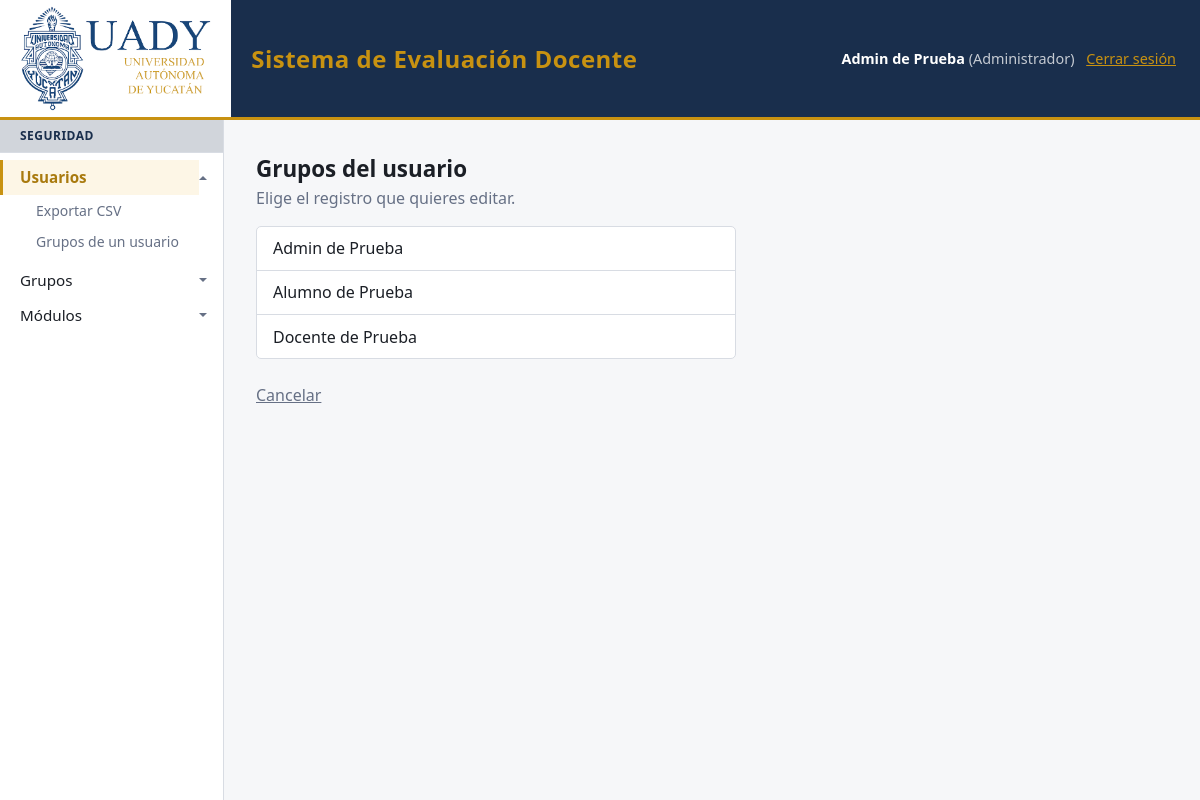
The app's page /index.php?m=usuario/grupos (signed in) with its own data.
### tables this page shows
CREATE TABLE IF NOT EXISTS modulos (
    id INT AUTO_INCREMENT PRIMARY KEY,
    nombre VARCHAR(80) NOT NULL,
    descripcion VARCHAR(255) NULL,
    url VARCHAR(120) NOT NULL UNIQUE,
    categoria VARCHAR(40) NOT NULL,
    orden INT NOT NULL DEFAULT 0,
    creado_en TIMESTAMP DEFAULT CURRENT_TIMESTAMP,
    editado_por VARCHAR(32) NULL DEFAULT NULL,
    FOREIGN KEY (categoria) REFERENCES categorias(nombre)
        ON UPDATE CASCADE ON DELETE RESTRICT
);

CREATE TABLE IF NOT EXISTS usuarios (
    id INT AUTO_INCREMENT PRIMARY KEY,
    usuario VARCHAR(32) NOT NULL UNIQUE,
    nombre VARCHAR(150) NOT NULL,
    correo VARCHAR(150) NOT NULL UNIQUE,
    password_hash VARCHAR(255) NOT NULL,
    creado_en TIMESTAMP DEFAULT CURRENT_TIMESTAMP,
    editado_por VARCHAR(32) NULL DEFAULT NULL
);

### src/components/_render.php (called while the page is built, shortened)
<?php
function componente(string $__nombre, array $__props = []): void
{
    extract($__props, EXTR_SKIP);
    require __DIR__ . '/' . $__nombre . '.php';
}

### src/helpers/modulos.php (called while the page is built, shortened)
<?php
require_once __DIR__ . '/../config/database.php';
function modulos(): array
{
    static $modulos = null;
    return $modulos ??= require __DIR__ . '/../modules.php';
}
function moduloConfig(string $url): array
{
    $modulos = modulos();
    return $modulos[$url];
}
function accesoActual(): array
{
    static $acceso = null;
    if ($acceso !== null) {
        return $acceso;
    }
    $usuarioId = (int) ($_SESSION['usuario']['id'] ?? 0);
    $pdo = getDbConnection();
    $stmt = $pdo->prepare(
        'SELECT MAX(g.es_admin) FROM usuario_grupo ug
         JOIN grupos g ON g.id = ug.grupo_id
         WHERE ug.usuario_id = ?'
    );
    $stmt->execute([$usuarioId]);
    $admin = (int) $stmt->fetchColumn() === 1;
    $stmt = $pdo->prepare(
        'SELECT DISTINCT m.url FROM usuario_grupo ug
         JOIN grupo_modulo gm ON gm.grupo_id = ug.grupo_id
         JOIN modulos m ON m.id = gm.modulo_id
         WHERE ug.usuario_id = ?'
    );
    $stmt->execute([$usuarioId]);
    return $acceso = [
        'admin' => $admin,
        'urls'  => $stmt->fetchAll(PDO::FETCH_COLUMN),
    ];
}
function puede(string $url): bool
{
    $acceso = accesoActual();
    return $acceso['admin'] || in_array($url, $acceso['urls'], true);
}
function accionesDeModulo(string $url): array
{
    $acciones = [];
    foreach (modulos()[$url]['acciones'] ?? [] as $accion) {
        $destino = $accion['modulo'] ?? $url;
        $acciones[] = [
            'etiqueta' => (string) $accion['etiqueta'],
            'href'     => urlModulo($destino, $accion['params'] ?? []),
        ];
    }
    return $acciones;
}
function menuActual(): array
{
    $registro = modulos();
    $menu     = [];
    $filas = getDbConnection()
        ->query('SELECT m.nombre, m.url, m.categoria FROM modulos m
                 JOIN categorias c ON c.nombre = m.categoria
                 ORDER BY c.orden, c.nombre, m.orden, m.nombre')
        ->fetchAll();
    foreach ($filas as $fila) {
        $url = (string) $fila['url'];
        if (!isset($registro[$url]) || !empty($registro[$url]['oculto']) || !puede($url)) {
            continue;
        }
        $menu[(string) $fila['categoria']][] = [
            'nombre'   => (string) $fila['nombre'],
            'url'      => $url,
            'acciones' => accionesDeModulo($url),
        ];
    }
    return $menu;
}
function urlModulo(string $url, array $params = []): string
{
    return '?' . str_replace('%2F', '/', http_build_query(['m' => $url] + $params));
}

### src/crud.php (called while the page is built, shortened)
<?php
require_once __DIR__ . '/config/database.php';
function ident(string $nombre): string
{
    return "`{$nombre}`";
}
function opcionesDe(PDO $pdo, array $destino): array
{
    $cols  = ['id', $destino['muestra']];
    $orden = [ident($destino['muestra'])];
    $sql = 'SELECT ' . implode(', ', array_map('ident', $cols))
        . ' FROM ' . ident($destino['tabla'])
        . ' ORDER BY ' . implode(', ', $orden);
    return $pdo->query($sql)->fetchAll();
}
function e(mixed $valor): string
{
    return htmlspecialchars((string) $valor, ENT_QUOTES, 'UTF-8');
}

### src/config/database.php (called while the page is built, shortened)
<?php
function getDbConnection(): PDO
{
    $host = getenv('DB_HOST') ?: 'localhost';
    $db   = getenv('DB_NAME') ?: 'evaluacion_docente';
    $user = getenv('DB_USER') ?: 'root';
    $pass = getenv('DB_PASS') ?: '';
    $port = getenv('DB_PORT') ?: '3306';
    $dsn = "mysql:host={$host};port={$port};dbname={$db};charset=utf8mb4";
    $options = [
        PDO::ATTR_ERRMODE            => PDO::ERRMODE_EXCEPTION,
        PDO::ATTR_DEFAULT_FETCH_MODE => PDO::FETCH_ASSOC,
        PDO::ATTR_EMULATE_PREPARES   => false,
    ];
    try {
        return new PDO($dsn, $user, $pass, $options);
    } catch (PDOException $e) {
        throw new RuntimeException('Error de conexión a la base de datos: ' . $e->getMessage());
    }
}

### src/helpers/auth_guard.php (called while the page is built, shortened)
<?php
require_once __DIR__ . '/modulos.php';
function requerirModulo(string $url): void
{
    if (puede($url)) {
        return;
    }
    $grupos = gruposActuales();
    $grupos = $grupos === [] ? 'ningún grupo' : implode(', ', $grupos);
    $grupos = htmlspecialchars($grupos, ENT_QUOTES, 'UTF-8');
    exit(<<<HTML
        <!DOCTYPE html>
        <html lang="es">
        <head>
            <meta charset="UTF-8">
            <meta name="viewport" content="width=device-width, initial-scale=1.0">
            <title>Sin permiso — evaluacion_docente</title>
            <link rel="stylesheet" href="assets/css/style.css">
        </head>
        <body>
        <main class="aviso">
            <h1>No tienes permiso para ver esta página</h1>
            <p>Tu sesión pertenece a: <strong>{$grupos}</strong>.</p>
            <p><a class="boton" href="?">Ir al inicio</a></p>
            <p><a href="logout.php">Cerrar sesión y entrar con otra cuenta</a></p>
        </main>
        </body>
        </html>
        HTML);
}

### src/components/menu.php (the view, shortened to what this page needs)
<aside class="lateral" id="lateral">
    <?php foreach ($menu as $categoria => $modulosCategoria): ?>
        <h2><?= e($categoria) ?></h2>
        <nav>
            <?php foreach ($modulosCategoria as $modulo): ?>
                <?php
                $esActivo = $modulo['url'] === $activo;
                $clase    = $esActivo ? 'activo' : '';
                $enlace   = e(urlModulo($modulo['url']));
                ?>
                <?php if ($modulo['acciones'] === []): ?>
                    <a href="<?= $enlace ?>" class="<?= $clase ?>"><?= e($modulo['nombre']) ?></a>
                <?php else: ?>
                    <details class="lateral-modulo"<?= $esActivo ? ' open' : '' ?>>
                        <summary>
                            <a href="<?= $enlace ?>" class="<?= $clase ?>"><?= e($modulo['nombre']) ?></a>
                        </summary>
                        <div class="lateral-acciones">
                            <?php foreach ($modulo['acciones'] as $accion): ?>
                                <a href="<?= e($accion['href']) ?>"><?= e($accion['etiqueta']) ?></a>
                            <?php endforeach; ?>
                        </div>
                    </details>
                <?php endif; ?>
            <?php endforeach; ?>
        </nav>
    <?php endforeach; ?>
</aside>

### src/components/selector.php (shortened to what this page needs)
<h1><?= e($titulo) ?></h1>
<?php if ($opciones === []): ?>
    <p class="vacio">Todavía no hay registros que elegir.</p>
<?php else: ?>
    <p class="ayuda">Elige el registro que quieres editar.</p>
    <ul class="selector">
        <?php foreach ($opciones as $opcion): ?>
            <li>
                <a href="<?= e(urlModulo($m, ['id' => $opcion['id']])) ?>">
                    <?= e($opcion[$muestra]) ?>
                </a>
            </li>
        <?php endforeach; ?>
    </ul>
<?php endif; ?>
<div class="acciones-form">
    <a href="<?= e(urlModulo($volver)) ?>">Cancelar</a>
</div>

### public/assets/css/style.css (style rules this page uses)
* { box-sizing: border-box; margin: 0; padding: 0; }
:root { --borde: #d8dce3; --texto: #1b1f26; --suave: #667085; --fondo: #f6f7f9; --azul: #192e4c; --azul-oscuro: #0f1d31; --dorado: #c89211; --dorado-oscuro: #a97a0e; --dorado-tenue: #fdf6e6; --azul-20: #d1d5db; --azul-10: #e8ebef; --acento: var(--azul); --peligro: #c0392b; --barra-alto: 120px; }
body { font-family: system-ui, sans-serif; color: var(--texto); background: var(--fondo); line-height: 1.5; }
.lateral { flex: 0 0 14rem; padding-bottom: 1rem; background: #fff; border-right: 1px solid var(--borde); }
.lateral h2 { padding: 0.45rem 1.25rem; background: var(--azul-20); border-bottom: 1px solid var(--borde); font-size: 0.75rem; text-transform: uppercase; letter-spacing: 0.04em; color: var(--azul); }
.lateral nav { display: flex; flex-direction: column; padding: 0.4rem 0; }
.lateral a { padding: 0.4rem 1.25rem; color: var(--texto); text-decoration: none; font-size: 0.95rem; }
.lateral a.activo { background: var(--dorado-tenue); box-shadow: inset 3px 0 0 var(--dorado); color: var(--dorado-oscuro); font-weight: 600; }
.lateral-modulo summary { display: flex; align-items: center; justify-content: space-between; cursor: pointer; list-style: none; }
.lateral-modulo summary a { flex: 1; }
.lateral-modulo summary::after { content: ''; flex: 0 0 auto; width: 0; height: 0; margin-right: 1rem; border: 4px solid transparent; border-top-color: var(--suave); transform: translateY(2px); }
.lateral-modulo[open] summary::after { border-top-color: transparent; border-bottom-color: var(--suave); transform: translateY(-2px); }
.lateral-acciones { display: flex; flex-direction: column; padding-bottom: 0.35rem; }
.lateral-acciones a { padding: 0.3rem 1.25rem 0.3rem 2.25rem; font-size: 0.875rem; color: var(--suave); }
h1 { font-size: 1.4rem; }
.acciones-form { display: flex; align-items: center; gap: 1rem; margin-top: 1.5rem; }
.acciones-form a { color: var(--suave); }
.ayuda { max-width: 42rem; margin-bottom: 1rem; color: var(--suave); }
.selector { max-width: 30rem; margin-bottom: 1rem; background: #fff; border: 1px solid var(--borde); border-radius: 5px; list-style: none; }
.selector li + li { border-top: 1px solid var(--borde); }
.selector a { display: block; padding: 0.6rem 1rem; color: var(--texto); text-decoration: none; }

### records on screen
modulos: nombre "Usuarios", etiqueta "Exportar CSV", etiqueta "Grupos de un usuario"
modulos: nombre "Grupos"
modulos: nombre "Módulos"
usuarios: nombre "Admin de Prueba"
usuarios: nombre "Alumno de Prueba"
usuarios: nombre "Docente de Prueba"

### other values on screen
$_SESSION['usuario']['nombre'] "Admin de Prueba"
implode(', ', $grupos) "Administrador"
$categoria "SEGURIDAD"
$titulo "Grupos del usuario"
